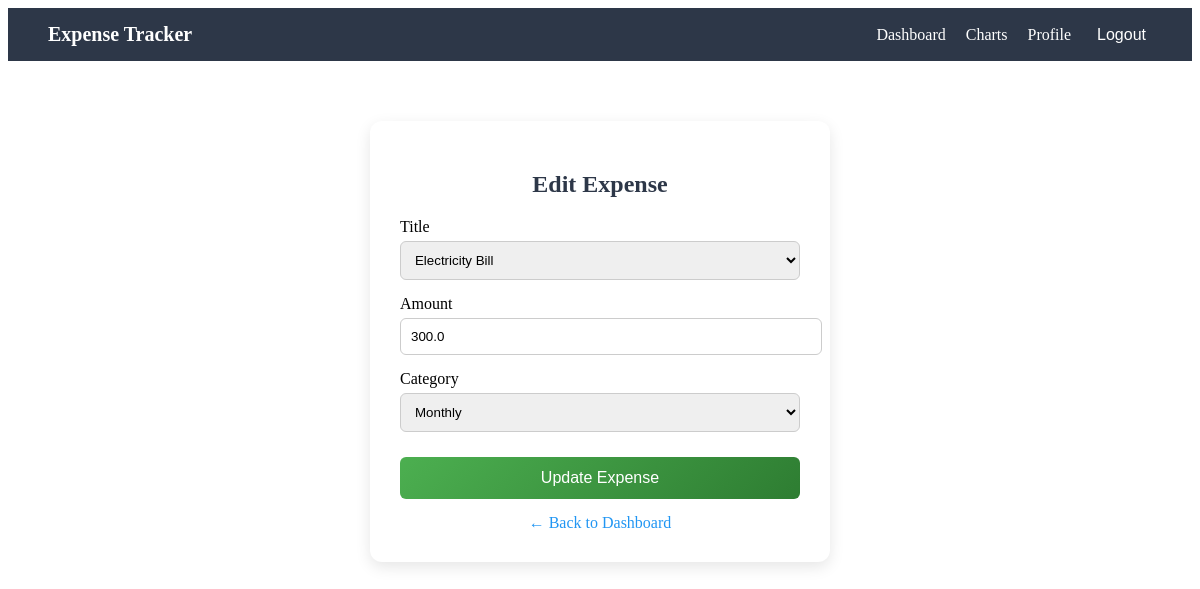
Page /edit/14/ (signed in) on the committed database.
### tracker/models.py (models this page shows, shortened)
class Expense(models.Model):
    TITLE_CHOICES = [
        ('Groceries', 'Groceries'),
        ('Rent', 'Rent'),
        ('Electricity Bill', 'Electricity Bill'),
        ('Internet', 'Internet'),
        ('Movie', 'Movie'),
        ('Gym', 'Gym'),
    ]
    CATEGORY_CHOICES = [
        ('Daily', 'Daily'),
        ('Monthly', 'Monthly'),
        ('Yearly', 'Yearly'),
    ]
    user = models.ForeignKey(User, on_delete=models.CASCADE)
    title = models.CharField(max_length=100, choices=TITLE_CHOICES)
    amount = models.FloatField()
    category = models.CharField(max_length=20, choices=CATEGORY_CHOICES)
    date = models.DateField(auto_now_add=True)

### tracker/views.py (the view)
# urls.py: path('edit/<int:id>/', views.edit_expense, name='edit_expense'),
@login_required
def edit_expense(request, id):
    expense = get_object_or_404(Expense, id=id, user=request.user)
    if request.method == 'POST':
        form = ExpenseForm(request.POST, instance=expense)
        if form.is_valid():
            form.save()
            return redirect('dashboard')
    else:
        form = ExpenseForm(instance=expense)
    return render(request, 'edit_expense.html', {'form': form})

### tracker/forms.py
class ExpenseForm(forms.ModelForm):
    class Meta:
        model = Expense
        fields = ['title', 'amount', 'category']

### expense_tracker/templates/edit_expense.html (shortened to what this page needs)
{% extends 'base.html' %}
{% block content %}
<div class="edit-container">
    <h2>Edit Expense</h2>
    <form method="post">
        <div class="form-group">
            <label>Title</label>
            {{ form.title }}
        </div>
        <div class="form-group">
            <label>Amount</label>
            {{ form.amount }}
        </div>
        <div class="form-group">
            <label>Category</label>
            {{ form.category }}
        </div>
        <button type="submit" class="update-btn">Update Expense</button>
    </form>
    <a href="{% url 'dashboard' %}" class="back-link">← Back to Dashboard</a>
</div>
{% endblock %}

### expense_tracker/templates/base.html (style rules this page uses)
.form-group { flex: 1; }

### expense_tracker/templates/edit_expense.html (style rules this page uses)
.edit-container { width: 400px; margin: 60px auto; background: white; padding: 30px; border-radius: 12px; box-shadow: 0 5px 15px rgba(0,0,0,0.1); }
.edit-container h2 { text-align: center; margin-bottom: 20px; color: #2d3748; }
.form-group { margin-bottom: 15px; }
.form-group label { display: block; margin-bottom: 5px; font-weight: 500; }
.form-group input, .form-group select { width: 100%; padding: 10px; border-radius: 6px; border: 1px solid #ccc; outline: none; }
.update-btn { width: 100%; padding: 12px; background: linear-gradient(135deg, #4CAF50, #2e7d32); color: white; border: none; border-radius: 6px; font-size: 16px; cursor: pointer; margin-top: 10px; }
.back-link { display: block; text-align: center; margin-top: 15px; text-decoration: none; color: #2196F3; }

### rows in the picture
Expense: title "Electricity Bill", amount "300.0", category "Monthly"
